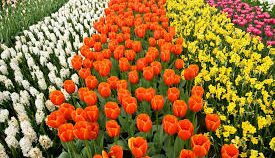
#> input picture Proyecto 1/Imagenes/flores.png, 275 x 158 px
$ python Ejercicio3.py
#> lines starting #> are read from the running program, lines starting #| are printed output that depends on the picture
# ...existing code...
# -*- coding: utf-8 -*-
# Ejercicio 3: mostrar imágenes por canal (R, G, B)
# y al cerrar la ventana guardar automáticamente "imagen.png" (flores en gris)
# La imagen se guarda en: Proyecto 1/Resultados/imagen.png

from PIL import Image, ImageOps
import matplotlib.pyplot as plt
import numpy as np
import os
import sys
from pathlib import Path
import tempfile

def mostrar_rgb_y_guardar_gris_al_cerrar(image_path: str) -> None:
    """
    - Muestra la imagen original, tres imágenes teñidas (solo R, G, B) y la versión en gris.
    - Al cerrar la ventana, guarda 'imagen.png' (gris) en una carpeta 'Resultados'
      dentro del mismo directorio del script o en rutas de fallback si es necesario.
    """
#> called with image_path = 'Proyecto 1/Imagenes/flores.png'
    # Verificar existencia de la imagen
    if not os.path.isfile(image_path):
        print(f"Error: no se encontró la imagen: {image_path}", file=sys.stderr)
        return

    # Cargar la imagen original como RGB y asegurar tipo uint8
    img = Image.open(image_path).convert("RGB")
#> img is the input picture: PIL image 275x158 RGB; mean R, G, B 154.6, 110.8, 49.9
    arr = np.array(img)
    if arr.dtype != np.uint8:
        arr = arr.astype(np.uint8)

    # Separar canales
    R, G, B = arr[:, :, 0], arr[:, :, 1], arr[:, :, 2]
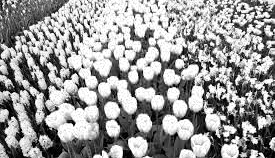
#> R: shape (158, 275); min 0, max 255, mean 154.6
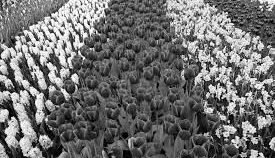
#> G: shape (158, 275); min 0, max 255, mean 110.8
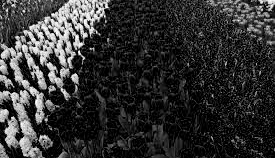
#> B: shape (158, 275); min 0, max 255, mean 49.9

    # Crear las tres imágenes teñidas por canal (uint8)
    zeros = np.zeros_like(R, dtype=np.uint8)
    img_rojo  = np.stack([R, zeros, zeros], axis=2)
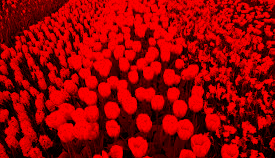
#> img_rojo: shape (158, 275, 3); mean of channels 0, 1, 2 154.6, 0, 0; drawn as R, G, B
    img_verde = np.stack([zeros, G, zeros], axis=2)
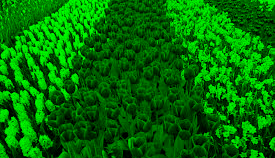
#> img_verde: shape (158, 275, 3); mean of channels 0, 1, 2 0, 110.8, 0; drawn as R, G, B
    img_azul  = np.stack([zeros, zeros, B], axis=2)
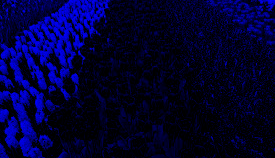
#> img_azul: shape (158, 275, 3); mean of channels 0, 1, 2 0, 0, 49.9; drawn as R, G, B

    # Convertir a escala de grises (PIL) y obtener arreglo para graficar
    gray = ImageOps.grayscale(img)
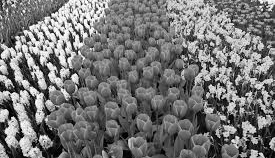
#> gray: PIL image 275x158 L; min 0, max 255, mean 116.9
    gray_arr = np.array(gray)

    # Mostrar en pantalla la original + las tres imágenes por canal + gris
    plt.figure(figsize=(20, 4))
    plt.subplot(1, 5, 1); plt.imshow(arr);        plt.title("Original");  plt.axis("off")
    plt.subplot(1, 5, 2); plt.imshow(img_rojo);   plt.title("Solo Rojo"); plt.axis("off")
    plt.subplot(1, 5, 3); plt.imshow(img_verde);  plt.title("Solo Verde");plt.axis("off")
    plt.subplot(1, 5, 4); plt.imshow(img_azul);   plt.title("Solo Azul"); plt.axis("off")
    plt.subplot(1, 5, 5); plt.imshow(gray_arr, cmap="gray", vmin=0, vmax=255); plt.title("Gris"); plt.axis("off")
    plt.tight_layout()
    plt.show()  # al cerrar la ventana, continúa el código

    # Determinar carpeta de resultados basada en el script
    try:
        script_dir = Path(__file__).resolve().parent
    except Exception:
        script_dir = Path.cwd()

    carpeta_resultados = (script_dir / "Resultados")

    # Intentar crear la carpeta 'Resultados'
    created = False
    try:
        carpeta_resultados.mkdir(parents=True, exist_ok=True)
        created = True
    except Exception as e:
        print(f"Advertencia: no se pudo crear '{carpeta_resultados}': {e}", file=sys.stderr)

    # Rutas alternativas donde intentar guardar si no se pudo crear la carpeta
    candidate_dirs = []
    if created:
        candidate_dirs = [carpeta_resultados]
    else:
        candidate_dirs = [
            script_dir,                   # intentar guardar en el mismo directorio del script
            Path.home(),                  # carpeta HOME del usuario
            Path.cwd(),                   # directorio de trabajo actual
            Path(tempfile.gettempdir()),  # carpeta temporal del sistema
        ]

    salida = None
    last_error = None
    for d in candidate_dirs:
        try:
            d = Path(d)
            # asegurar existencia del directorio (solo para los que sí se puedan crear)
            try:
                d.mkdir(parents=True, exist_ok=True)
            except Exception:
                pass
            candidate_path = d / "imagen.png"
            gray.save(str(candidate_path))
            salida = candidate_path
            break
        except Exception as e:
            last_error = e
            continue

    if salida:
        print(f"[OK] Imagen en gris guardada en: {salida}")
    else:
        print(f"Error: no se pudo guardar la imagen en ninguna ruta. Último error: {last_error}", file=sys.stderr)


# =========================
# Ejecución directa
# =========================
if __name__ == "__main__":
    base_dir = os.path.dirname(os.path.abspath(__file__))
    ruta_imagen = os.path.join(base_dir, "Imagenes", "flores.png")
    mostrar_rgb_y_guardar_gris_al_cerrar(ruta_imagen)
# ...existing code...

$ run again, with Proyecto 1/Imagenes/mono.png copied over Proyecto 1/Imagenes/flores.png
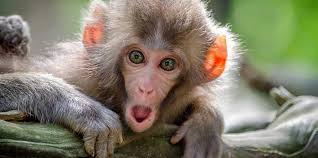
#> input picture Proyecto 1/Imagenes/mono.png, 318 x 158 px
#> in mostrar_rgb_y_guardar_gris_al_cerrar, img is the input picture: PIL image 318x158 RGB; mean R, G, B 130, 124.7, 105.7
#> in mostrar_rgb_y_guardar_gris_al_cerrar, `img_azul  = np.stack([zeros, zeros, B], axis=2)`:
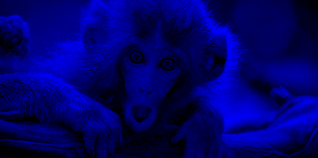
#> img_azul: shape (158, 318, 3); mean of channels 0, 1, 2 0, 0, 105.7; drawn as R, G, B
#> in mostrar_rgb_y_guardar_gris_al_cerrar, `gray = ImageOps.grayscale(img)`:
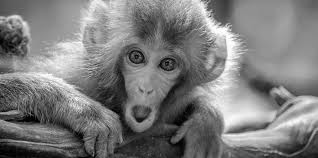
#> gray: PIL image 318x158 L; min 0, max 255, mean 124.1

$ run again, with Proyecto 1/Imagenes/fig_01.jpg saved as Proyecto 1/Imagenes/flores.png
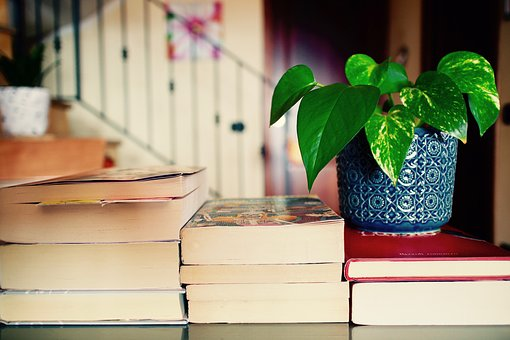
#> input picture Proyecto 1/Imagenes/fig_01.jpg, 510 x 340 px
#> in mostrar_rgb_y_guardar_gris_al_cerrar, img is the input picture: PIL image 510x340 RGB; mean R, G, B 149.1, 140.3, 114.7
#> in mostrar_rgb_y_guardar_gris_al_cerrar, `gray = ImageOps.grayscale(img)`:
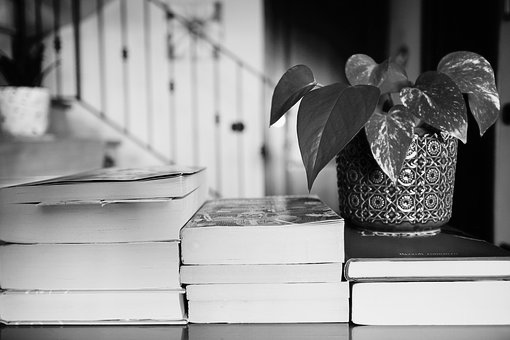
#> gray: PIL image 510x340 L; min 0, max 255, mean 140
